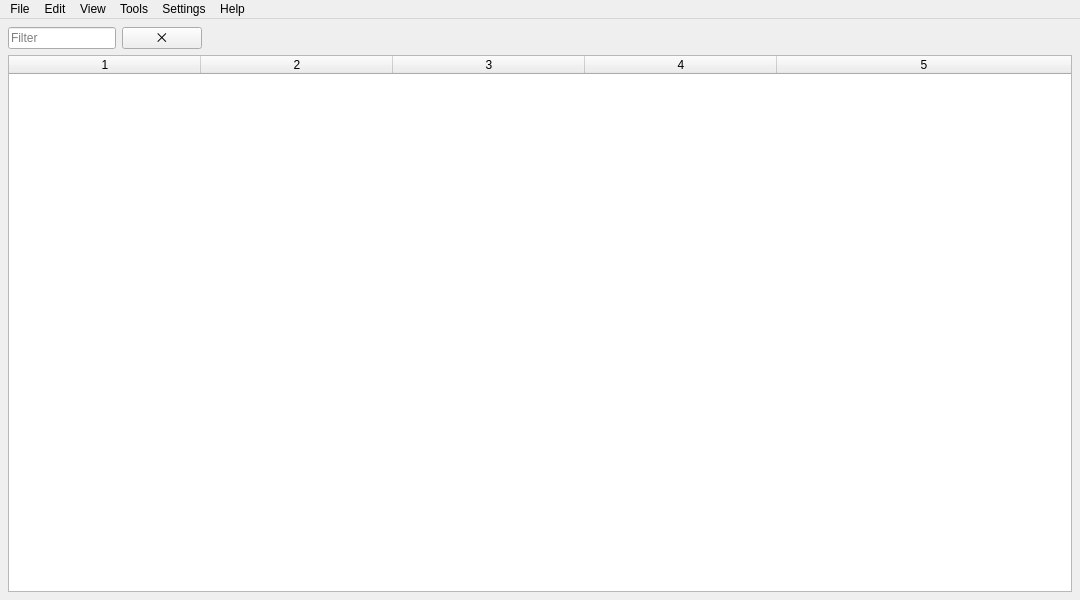
<?xml version="1.0" encoding="UTF-8"?>
<ui version="4.0">
 <class>Window</class>
 <widget class="QMainWindow" name="Window">
  <property name="geometry">
   <rect>
    <x>0</x>
    <y>0</y>
    <width>1080</width>
    <height>600</height>
   </rect>
  </property>
  <property name="windowTitle">
   <string>BinJEditor</string>
  </property>
  <widget class="QWidget" name="centralwidget">
   <layout class="QVBoxLayout" name="verticalLayout">
    <property name="leftMargin">
     <number>8</number>
    </property>
    <property name="topMargin">
     <number>8</number>
    </property>
    <property name="rightMargin">
     <number>8</number>
    </property>
    <property name="bottomMargin">
     <number>8</number>
    </property>
    <item>
     <layout class="QHBoxLayout" name="horizontalLayout">
      <item>
       <widget class="QLineEdit" name="editFilter">
        <property name="sizePolicy">
         <sizepolicy hsizetype="Fixed" vsizetype="Preferred">
          <horstretch>0</horstretch>
          <verstretch>0</verstretch>
         </sizepolicy>
        </property>
        <property name="focusPolicy">
         <enum>Qt::ClickFocus</enum>
        </property>
        <property name="placeholderText">
         <string>Filter</string>
        </property>
       </widget>
      </item>
      <item>
       <widget class="QPushButton" name="buttonFilter">
        <property name="sizePolicy">
         <sizepolicy hsizetype="Fixed" vsizetype="Fixed">
          <horstretch>0</horstretch>
          <verstretch>0</verstretch>
         </sizepolicy>
        </property>
        <property name="focusPolicy">
         <enum>Qt::NoFocus</enum>
        </property>
        <property name="text">
         <string>⨉</string>
        </property>
       </widget>
      </item>
      <item>
       <spacer name="horizontalSpacer">
        <property name="orientation">
         <enum>Qt::Horizontal</enum>
        </property>
        <property name="sizeHint" stdset="0">
         <size>
          <width>40</width>
          <height>20</height>
         </size>
        </property>
       </spacer>
      </item>
     </layout>
    </item>
    <item>
     <widget class="QTableWidget" name="table">
      <property name="contextMenuPolicy">
       <enum>Qt::NoContextMenu</enum>
      </property>
      <property name="sizeAdjustPolicy">
       <enum>QAbstractScrollArea::AdjustIgnored</enum>
      </property>
      <property name="selectionMode">
       <enum>QAbstractItemView::ContiguousSelection</enum>
      </property>
      <property name="sortingEnabled">
       <bool>true</bool>
      </property>
      <property name="rowCount">
       <number>0</number>
      </property>
      <property name="columnCount">
       <number>5</number>
      </property>
      <attribute name="horizontalHeaderVisible">
       <bool>true</bool>
      </attribute>
      <attribute name="horizontalHeaderCascadingSectionResizes">
       <bool>false</bool>
      </attribute>
      <attribute name="horizontalHeaderDefaultSectionSize">
       <number>192</number>
      </attribute>
      <attribute name="horizontalHeaderMinimumSectionSize">
       <number>40</number>
      </attribute>
      <attribute name="horizontalHeaderShowSortIndicator" stdset="0">
       <bool>true</bool>
      </attribute>
      <attribute name="horizontalHeaderStretchLastSection">
       <bool>true</bool>
      </attribute>
      <attribute name="verticalHeaderVisible">
       <bool>true</bool>
      </attribute>
      <attribute name="verticalHeaderDefaultSectionSize">
       <number>24</number>
      </attribute>
      <attribute name="verticalHeaderMinimumSectionSize">
       <number>24</number>
      </attribute>
      <column/>
      <column/>
      <column/>
      <column/>
      <column/>
     </widget>
    </item>
   </layout>
  </widget>
  <widget class="QMenuBar" name="menubar">
   <property name="geometry">
    <rect>
     <x>0</x>
     <y>0</y>
     <width>1080</width>
     <height>21</height>
    </rect>
   </property>
   <widget class="QMenu" name="menuFile">
    <property name="title">
     <string>File</string>
    </property>
    <addaction name="actionOpen"/>
    <addaction name="actionSave"/>
    <addaction name="actionSaveAs"/>
    <addaction name="separator"/>
    <addaction name="actionImport"/>
    <addaction name="actionExport"/>
    <addaction name="separator"/>
    <addaction name="actionApplyPatch"/>
    <addaction name="actionCreatePatch"/>
    <addaction name="separator"/>
   </widget>
   <widget class="QMenu" name="menuHelp">
    <property name="title">
     <string>Help</string>
    </property>
    <addaction name="actionAbout"/>
    <addaction name="actionCheckForUpdates"/>
   </widget>
   <widget class="QMenu" name="menuEdit">
    <property name="title">
     <string>Edit</string>
    </property>
    <widget class="QMenu" name="menuDecodingTable">
     <property name="title">
      <string>Decoding Table</string>
     </property>
     <addaction name="actionDecodingTableFromSavJ"/>
     <addaction name="actionNoDecodingTable"/>
    </widget>
    <addaction name="menuDecodingTable"/>
   </widget>
   <widget class="QMenu" name="menuView">
    <property name="title">
     <string>View</string>
    </property>
    <addaction name="actionHideEmptyTexts"/>
    <addaction name="actionShowPrefix"/>
   </widget>
   <widget class="QMenu" name="menuTools">
    <property name="title">
     <string>Tools</string>
    </property>
    <addaction name="actionFTPClient"/>
   </widget>
   <widget class="QMenu" name="menuSettings">
    <property name="title">
     <string>Settings</string>
    </property>
    <widget class="QMenu" name="menuLanguage">
     <property name="title">
      <string>Language</string>
     </property>
     <addaction name="actionGerman"/>
     <addaction name="actionEnglish"/>
    </widget>
    <addaction name="menuLanguage"/>
    <addaction name="actionSeparatorToken"/>
   </widget>
   <addaction name="menuFile"/>
   <addaction name="menuEdit"/>
   <addaction name="menuView"/>
   <addaction name="menuTools"/>
   <addaction name="menuSettings"/>
   <addaction name="menuHelp"/>
  </widget>
  <action name="actionOpen">
   <property name="text">
    <string>Open...</string>
   </property>
   <property name="shortcut">
    <string>Ctrl+O</string>
   </property>
  </action>
  <action name="actionAbout">
   <property name="text">
    <string>About BinJ Editor...</string>
   </property>
  </action>
  <action name="actionImport">
   <property name="text">
    <string>Import...</string>
   </property>
   <property name="shortcut">
    <string>Ctrl+I</string>
   </property>
  </action>
  <action name="actionExport">
   <property name="enabled">
    <bool>false</bool>
   </property>
   <property name="text">
    <string>Export...</string>
   </property>
   <property name="shortcut">
    <string>Ctrl+E</string>
   </property>
  </action>
  <action name="actionSave">
   <property name="enabled">
    <bool>false</bool>
   </property>
   <property name="text">
    <string>Save</string>
   </property>
   <property name="shortcut">
    <string>Ctrl+S</string>
   </property>
  </action>
  <action name="actionSaveAs">
   <property name="enabled">
    <bool>false</bool>
   </property>
   <property name="text">
    <string>Save As...</string>
   </property>
   <property name="shortcut">
    <string>Ctrl+Shift+S</string>
   </property>
  </action>
  <action name="actionCreatePatch">
   <property name="enabled">
    <bool>false</bool>
   </property>
   <property name="text">
    <string>Create patch...</string>
   </property>
  </action>
  <action name="actionApplyPatch">
   <property name="enabled">
    <bool>false</bool>
   </property>
   <property name="text">
    <string>Apply patch...</string>
   </property>
  </action>
  <action name="actionHideEmptyTexts">
   <property name="checkable">
    <bool>true</bool>
   </property>
   <property name="checked">
    <bool>false</bool>
   </property>
   <property name="text">
    <string>Hide empty texts</string>
   </property>
  </action>
  <action name="actionShowPrefix">
   <property name="enabled">
    <bool>false</bool>
   </property>
   <property name="text">
    <string>Show prefix...</string>
   </property>
  </action>
  <action name="actionDecodingTableFromSavJ">
   <property name="checkable">
    <bool>true</bool>
   </property>
   <property name="enabled">
    <bool>false</bool>
   </property>
   <property name="text">
    <string>Table from savJ</string>
   </property>
  </action>
  <action name="actionSeparatorToken">
   <property name="text">
    <string>Separator Token...</string>
   </property>
  </action>
  <action name="actionFTPClient">
   <property name="enabled">
    <bool>false</bool>
   </property>
   <property name="text">
    <string>Send via FTP...</string>
   </property>
   <property name="shortcut">
    <string>F5</string>
   </property>
  </action>
  <action name="actionNoDecodingTable">
   <property name="checkable">
    <bool>true</bool>
   </property>
   <property name="text">
    <string>No table</string>
   </property>
  </action>
  <action name="actionEnglish">
   <property name="checkable">
    <bool>true</bool>
   </property>
   <property name="text">
    <string>English</string>
   </property>
  </action>
  <action name="actionGerman">
   <property name="checkable">
    <bool>true</bool>
   </property>
   <property name="text">
    <string>German</string>
   </property>
  </action>
  <action name="actionCheckForUpdates">
   <property name="text">
    <string>Check for Updates...</string>
   </property>
  </action>
 </widget>
 <resources/>
 <connections/>
</ui>
